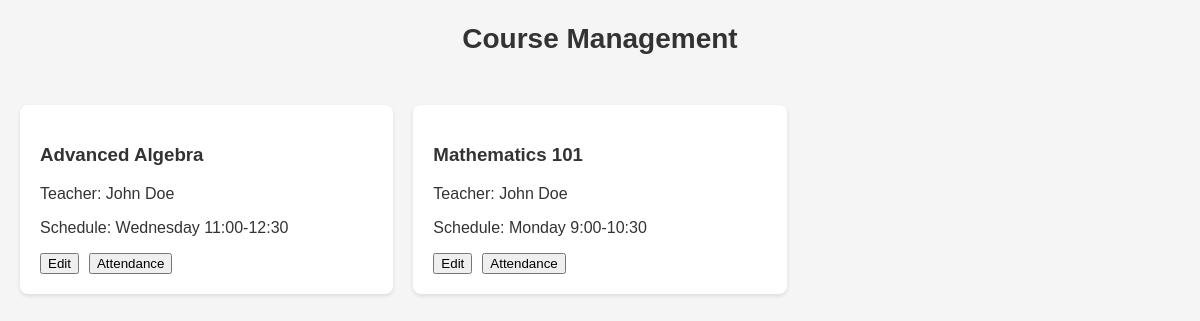
The page /modules/courses/index.php on the database its author committed.
### tables this page shows
CREATE TABLE IF NOT EXISTS Courses (
    id INT PRIMARY KEY AUTO_INCREMENT,
    name VARCHAR(255) NOT NULL,
    teacher_id INT NOT NULL,
    schedule VARCHAR(255) NOT NULL,
    created_at TIMESTAMP DEFAULT CURRENT_TIMESTAMP,
    FOREIGN KEY (teacher_id) REFERENCES Users(id) ON DELETE CASCADE
);

CREATE TABLE IF NOT EXISTS Teachers (
    id INT PRIMARY KEY AUTO_INCREMENT,
    user_id INT UNIQUE NOT NULL,
    full_name VARCHAR(100) NOT NULL,
    department VARCHAR(100),
    created_at TIMESTAMP DEFAULT CURRENT_TIMESTAMP,
    FOREIGN KEY (user_id) REFERENCES Users(id) ON DELETE CASCADE
);

### modules/courses/Course.php (called while the page is built, shortened)
<?php
class Course {
    private $conn;
    private $table_name = "Courses";
    public function __construct($db) {
        $this->conn = $db;
    }
    public function getCourses() {
        try {
            $query = "SELECT c.*, t.full_name as teacher_name
                     FROM " . $this->table_name . " c
                     LEFT JOIN Teachers t ON c.teacher_id = t.user_id
                     ORDER BY c.name";
            $stmt = $this->conn->prepare($query);
            $stmt->execute();
            return $stmt->fetchAll(PDO::FETCH_ASSOC);
        } catch(PDOException $e) {
            return [];
        }
    }
}

### modules/courses/index.php (the view, shortened to what this page needs)
<!DOCTYPE html>
<html lang="en">
<head>
    <link rel="stylesheet" href="../../assets/css/style.css">
</head>
<body>
    <div class="container">
        <h2>Course Management</h2>
        <div class="course-grid">
            <?php
            $database = new Database();
            $db = $database->getConnection();
            $course = new Course($db);
            $courses = $course->getCourses();
            foreach($courses as $course): ?>
                <div class="course-card">
                    <h3><?php echo htmlspecialchars($course['name']); ?></h3>
                    <p>Teacher: <?php echo htmlspecialchars($course['teacher_name']); ?></p>
                    <p>Schedule: <?php echo htmlspecialchars($course['schedule']); ?></p>
                    <div class="course-actions">
                        <button onclick="editCourse(<?php echo $course['id']; ?>)">Edit</button>
                        <button onclick="viewAttendance(<?php echo $course['id']; ?>)">Attendance</button>
                    </div>
                </div>
            <?php endforeach; ?>
        </div>
    </div>
</body>
</html>

### assets/css/style.css (style rules this page uses)
:root { --primary-color: #4a90e2; --secondary-color: #f5f5f5; --text-color: #333; --error-color: #dc3545; --success-color: #28a745; }
body { font-family: "Arial", sans-serif; margin: 0; padding: 0; background-color: var(--secondary-color); color: var(--text-color); }
h2 { color: var(--text-color); text-align: center; margin-bottom: 30px; font-size: 28px; }
.course-grid { display: grid; grid-template-columns: repeat(auto-fill, minmax(300px, 1fr)); gap: 20px; padding: 20px; }
.course-card { background: white; border-radius: 8px; padding: 20px; box-shadow: 0 2px 4px rgba(0, 0, 0, 0.1); }
.course-actions { display: flex; gap: 10px; margin-top: 15px; }

### rows shown on the page
courses: name "Advanced Algebra", teachers.full_name "John Doe", schedule "Wednesday 11:00-12:30"
courses: name "Mathematics 101", teachers.full_name "John Doe", schedule "Monday 9:00-10:30"
